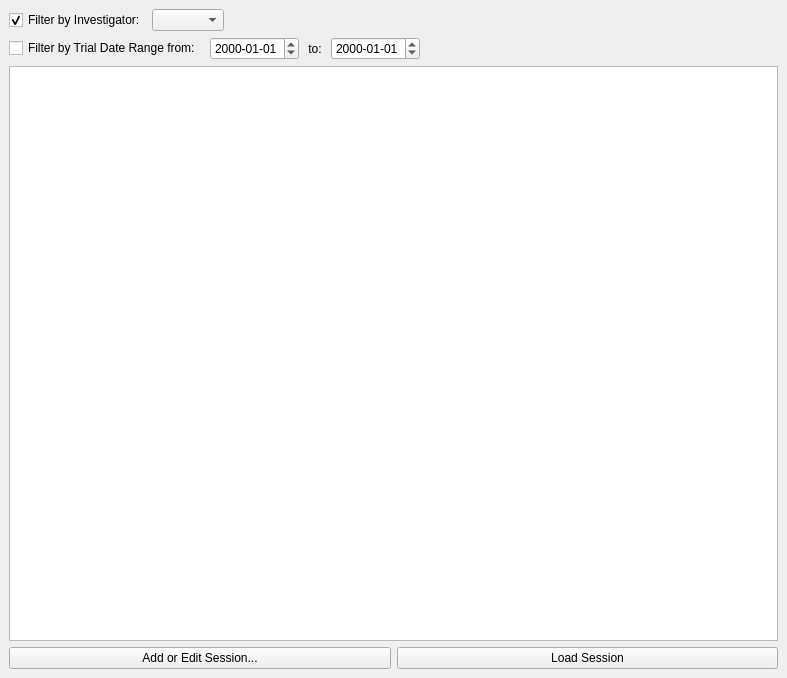
<?xml version="1.0" encoding="UTF-8"?>
<ui version="4.0">
 <class>SessionDockWidget</class>
 <widget class="QDockWidget" name="SessionDockWidget">
  <property name="geometry">
   <rect>
    <x>0</x>
    <y>0</y>
    <width>787</width>
    <height>678</height>
   </rect>
  </property>
  <property name="windowTitle">
   <string>Session Search Window</string>
  </property>
  <widget class="QWidget" name="experimentDockWidgetContents">
   <layout class="QVBoxLayout" name="verticalLayout">
    <item>
     <layout class="QHBoxLayout" name="investigatorHorizontalLayout">
      <item>
       <widget class="QCheckBox" name="useInvestigatorCheckBox">
        <property name="text">
         <string>Filter by Investigator:</string>
        </property>
        <property name="checked">
         <bool>true</bool>
        </property>
       </widget>
      </item>
      <item>
       <widget class="QComboBox" name="investigatorComboBox"/>
      </item>
      <item>
       <spacer name="horizontalSpacer">
        <property name="orientation">
         <enum>Qt::Horizontal</enum>
        </property>
        <property name="sizeHint" stdset="0">
         <size>
          <width>40</width>
          <height>20</height>
         </size>
        </property>
       </spacer>
      </item>
     </layout>
    </item>
    <item>
     <layout class="QHBoxLayout" name="dateRangeHorizontalLayout">
      <item>
       <widget class="QCheckBox" name="useDateRangeCheckBox">
        <property name="text">
         <string>Filter by Trial Date Range from: </string>
        </property>
       </widget>
      </item>
      <item>
       <widget class="QDateEdit" name="startDateEdit">
        <property name="displayFormat">
         <string>yyyy-MM-dd</string>
        </property>
       </widget>
      </item>
      <item>
       <widget class="QLabel" name="dateRangeToLabel">
        <property name="text">
         <string> to: </string>
        </property>
       </widget>
      </item>
      <item>
       <widget class="QDateEdit" name="endDateEdit">
        <property name="displayFormat">
         <string>yyyy-MM-dd</string>
        </property>
       </widget>
      </item>
      <item>
       <spacer name="horizontalSpacer_2">
        <property name="orientation">
         <enum>Qt::Horizontal</enum>
        </property>
        <property name="sizeHint" stdset="0">
         <size>
          <width>40</width>
          <height>20</height>
         </size>
        </property>
       </spacer>
      </item>
     </layout>
    </item>
    <item>
     <widget class="QTableView" name="sessionsTableView">
      <attribute name="horizontalHeaderDefaultSectionSize">
       <number>60</number>
      </attribute>
      <attribute name="horizontalHeaderStretchLastSection">
       <bool>true</bool>
      </attribute>
     </widget>
    </item>
    <item>
     <layout class="QHBoxLayout" name="pushButtonsHorizontalLayout">
      <item>
       <widget class="QPushButton" name="addOrEditSessionPushButton">
        <property name="text">
         <string>Add or Edit Session...</string>
        </property>
       </widget>
      </item>
      <item>
       <widget class="QPushButton" name="loadPushButton">
        <property name="text">
         <string>Load Session</string>
        </property>
       </widget>
      </item>
     </layout>
    </item>
   </layout>
  </widget>
 </widget>
 <resources/>
 <connections/>
</ui>
